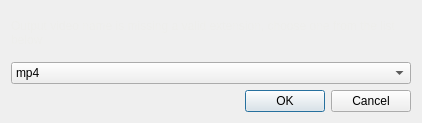
<?xml version="1.0" encoding="UTF-8"?>
<ui version="4.0">
 <class>Dialog</class>
 <widget class="QDialog" name="Dialog">
  <property name="geometry">
   <rect>
    <x>0</x>
    <y>0</y>
    <width>410</width>
    <height>123</height>
   </rect>
  </property>
  <property name="windowTitle">
   <string>Dialog</string>
  </property>
  <layout class="QGridLayout" name="gridLayout">
   <item row="1" column="0">
    <widget class="QDialogButtonBox" name="buttonBox">
     <property name="orientation">
      <enum>Qt::Horizontal</enum>
     </property>
     <property name="standardButtons">
      <set>QDialogButtonBox::Cancel|QDialogButtonBox::Ok</set>
     </property>
    </widget>
   </item>
   <item row="0" column="0">
    <layout class="QVBoxLayout" name="verticalLayout_2">
     <item>
      <widget class="QLabel" name="label">
       <property name="sizePolicy">
        <sizepolicy hsizetype="Expanding" vsizetype="Expanding">
         <horstretch>0</horstretch>
         <verstretch>0</verstretch>
        </sizepolicy>
       </property>
       <property name="minimumSize">
        <size>
         <width>400</width>
         <height>0</height>
        </size>
       </property>
       <property name="styleSheet">
        <string notr="true">color: rgb(238, 238, 236);</string>
       </property>
       <property name="text">
        <string>Output video name is missing a valid extension, choose one from the list below</string>
       </property>
       <property name="textFormat">
        <enum>Qt::RichText</enum>
       </property>
       <property name="wordWrap">
        <bool>true</bool>
       </property>
      </widget>
     </item>
     <item>
      <widget class="QComboBox" name="extension_combo">
       <item>
        <property name="text">
         <string>mp4</string>
        </property>
       </item>
       <item>
        <property name="text">
         <string>mkv</string>
        </property>
       </item>
       <item>
        <property name="text">
         <string>avi</string>
        </property>
       </item>
      </widget>
     </item>
    </layout>
   </item>
  </layout>
 </widget>
 <resources/>
 <connections>
  <connection>
   <sender>buttonBox</sender>
   <signal>accepted()</signal>
   <receiver>Dialog</receiver>
   <slot>accept()</slot>
   <hints>
    <hint type="sourcelabel">
     <x>248</x>
     <y>254</y>
    </hint>
    <hint type="destinationlabel">
     <x>157</x>
     <y>274</y>
    </hint>
   </hints>
  </connection>
  <connection>
   <sender>buttonBox</sender>
   <signal>rejected()</signal>
   <receiver>Dialog</receiver>
   <slot>reject()</slot>
   <hints>
    <hint type="sourcelabel">
     <x>316</x>
     <y>260</y>
    </hint>
    <hint type="destinationlabel">
     <x>286</x>
     <y>274</y>
    </hint>
   </hints>
  </connection>
 </connections>
</ui>
